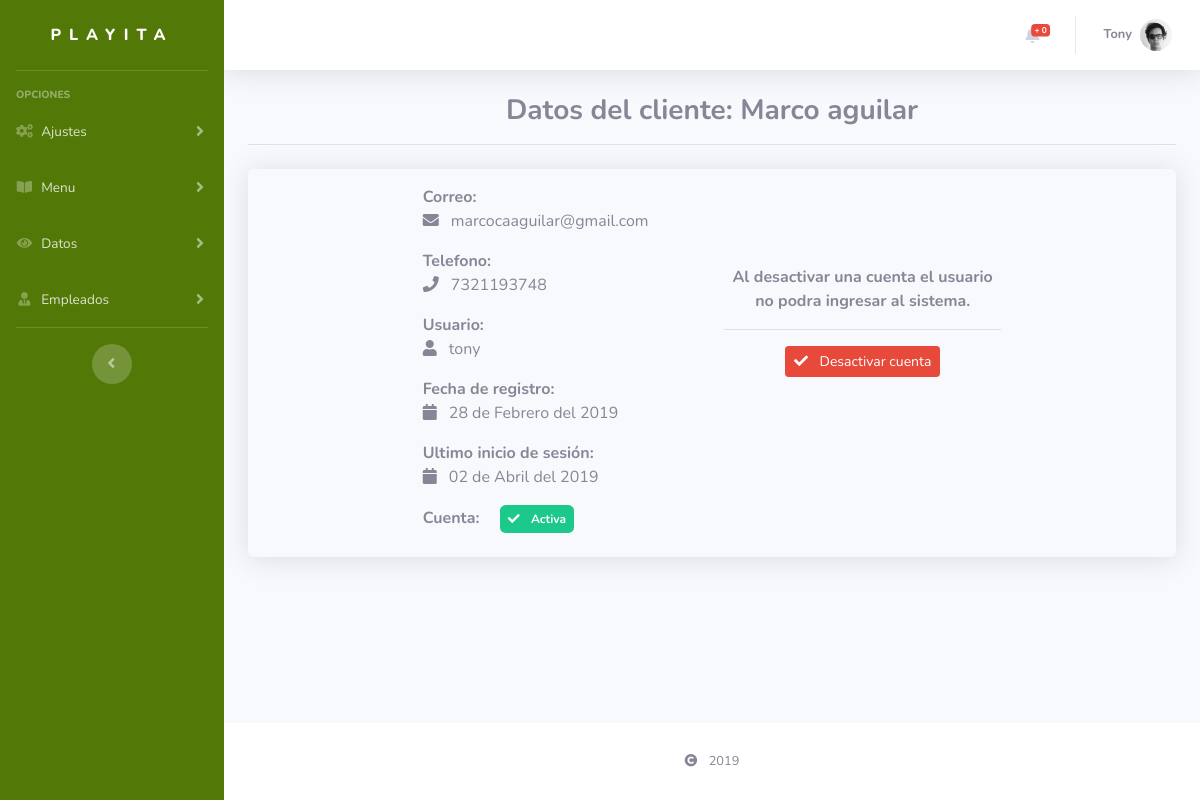
/modadm/dataCli/1/ (signed in), run on an earlier commit of the app's database.
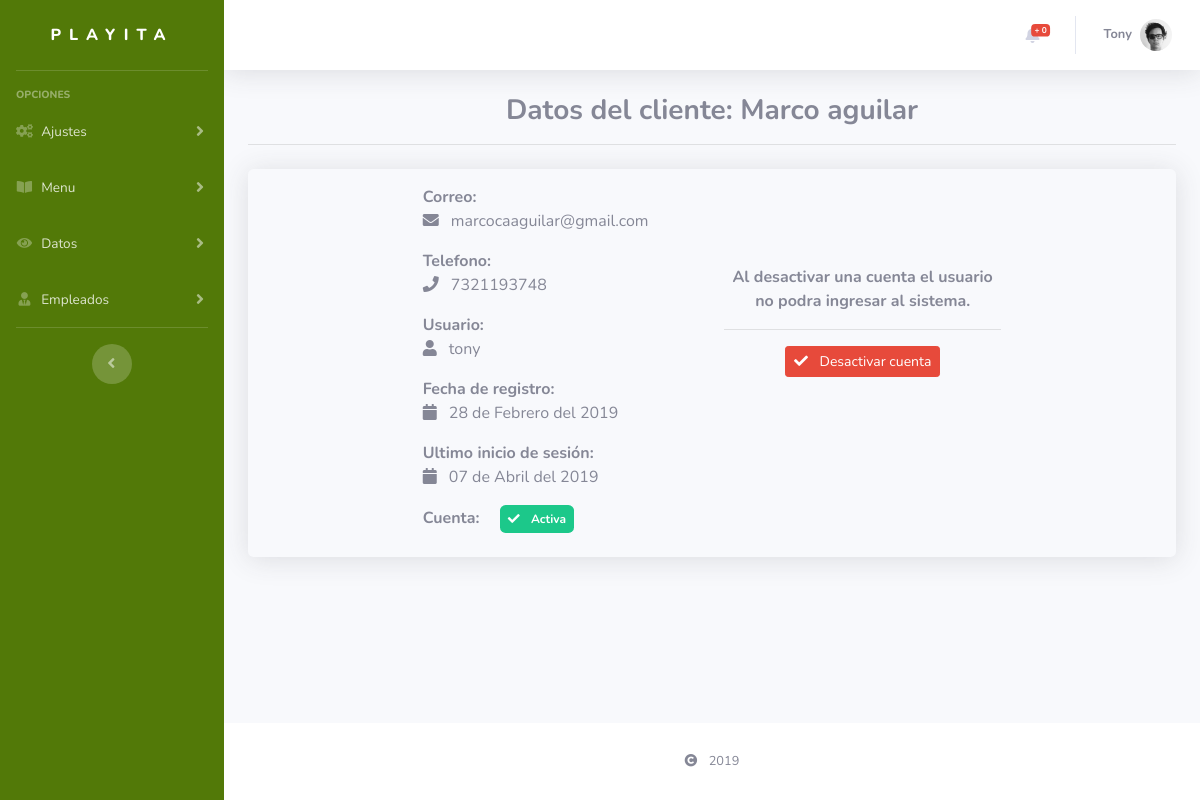
And on a later commit of the database.
### tables this page shows
CREATE TABLE `clientes` (
  `id_cliente` int(11) NOT NULL,
  `nombre_cli` varchar(50) DEFAULT NULL,
  `telefono_cli` varchar(50) DEFAULT NULL,
  `correo_cli` varchar(50) DEFAULT NULL,
  `usuario_cli` varchar(50) DEFAULT NULL,
  `password` varchar(50) DEFAULT NULL,
  `fecha_reg_cli` date DEFAULT NULL,
  `fech_activ_cli` date DEFAULT NULL,
  `estado_cli` tinyint(1) UNSIGNED ZEROFILL DEFAULT '1'
);

### modadm/adm/dataCli.php (the view, shortened to what this page needs)
<?php
$cod = explode("/", $_GET['view']);
$valRec = $cod[1];
try {
	$dbc = new Connect();
	$dbc = $dbc -> getDB();
	$valCli = $dbc -> prepare("SELECT * FROM clientes WHERE id_cliente = :valRec");
	$valCli -> bindParam("valRec", $valRec, PDO::PARAM_INT);
	$valCli -> execute();
	$data = $valCli -> fetch(PDO::FETCH_OBJ);
} catch (PDOException $e) {
	echo $e->getMessage();
} finally {
	$dbc = null;
}
?>
<div class="container-fluid animated fadeIn delay-1s mt-4">
	<h3 class="text-center font-weight-bold">
		Datos del cliente: <?php echo $data->nombre_cli; ?>
	</h3>
	<hr>
	<div class="container rounded shadow mt-4">
		<div class="row">
			<div class="col-sm-2"></div>
			<div class="col-sm-4 mb-4">
				<div class="mt-3">
					<b>Correo:</b>
					<p>
						<i class="fas fa-envelope mr-2"></i>
						<?php echo $data->correo_cli; ?>
					</p>
				</div>
				<div class="mt-3">
					<b>Telefono:</b>
					<p>
						<i class="fas fa-phone mr-2"></i>
						<?php echo $data->telefono_cli; ?>
					</p>
				</div>
				<div class="mt-3">
					<b>Usuario:</b>
					<p>
						<i class="fas fa-user mr-2"></i>
						<?php echo $data->usuario_cli; ?>
					</p>
				</div>
				<div class="mt-3">
					<b>Fecha de registro:</b>
					<p>
						<i class="fas fa-calendar mr-2"></i>
						<?php echo formatFech($data->fecha_reg_cli); ?>
					</p>
				</div>
				<div class="mt-3">
					<b>Ultimo inicio de sesión:</b>
					<p>
						<i class="fas fa-calendar mr-2"></i>
						<?php
							if ($data->fech_activ_cli != Null) {
						?>
							<?php echo formatFech($data->fech_activ_cli); ?>
						<?php
							} else {
						?>
							Nunca ha iniciado sesión.
						<?php
							}
						?>
					</p>
				</div>
				<div class="mt-3">
					<b>Cuenta:</b>
					<?php
						if ($data->estado_cli == 1) {
					?>
						<span class="badge badge-success p-2 ml-3">
							<i class="fas fa-check mr-2"></i>
							Activa
						</span>
					<?php
						}
					?>
				</div>
			</div>
			<div class="col-sm-4 mt-5 text-center">
				<div class="mt-5">
					<?php
						if ($data->estado_cli == 1) {
					?>
						<p class="font-weight-bold">
							Al desactivar una cuenta el usuario no podra ingresar al sistema.
						</p>
						<hr>
						<button class="btn btn-danger btn-sm" onclick="desEmp(<?php echo $data->id_cliente; ?>)">
							<i class="fas fa-check mr-2"></i>
							Desactivar cuenta
						</button>
					<?php
						}
					?>
				</div>
			</div>
		</div>
	</div>
</div>

What changed in the data, as far as the page shows it:
changed clientes "Marco aguilar": fech_activ_cli "02 de Abril del 2019" → "07 de Abril del 2019"
